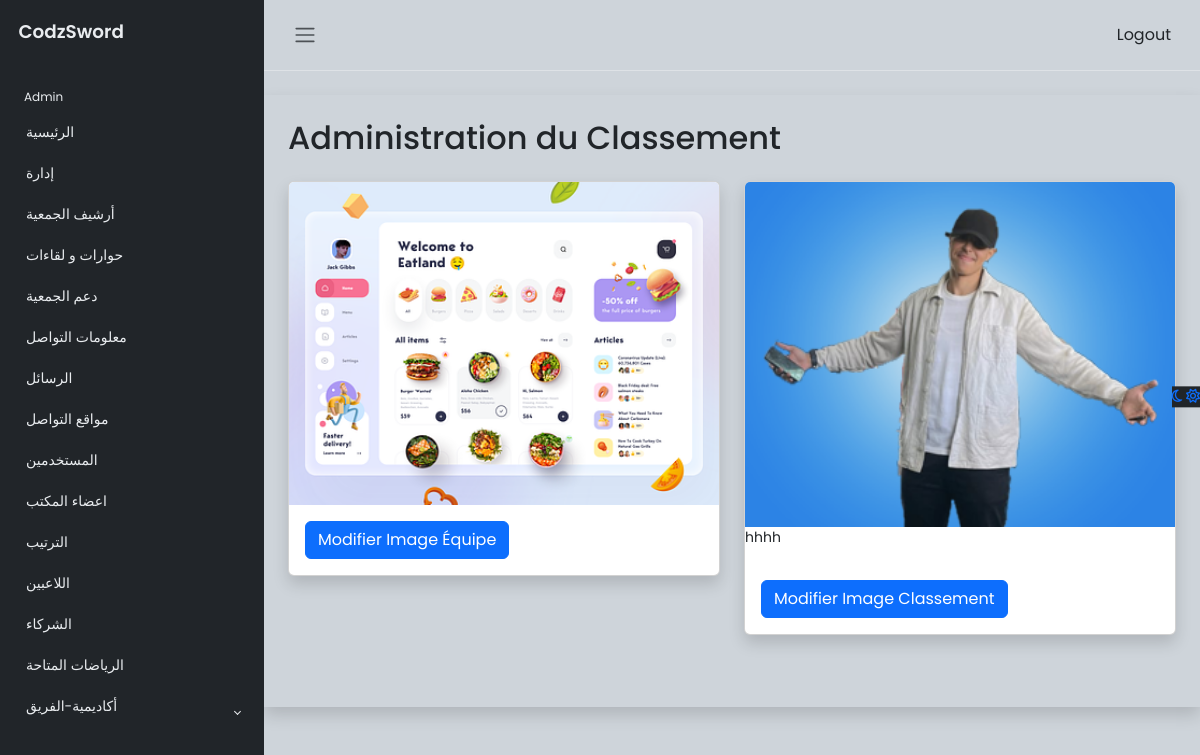
The app's page /admin/classement.php with its own data.
### tables this page shows
CREATE TABLE `classement` (
  `id` int(11) NOT NULL,
  `equipe_image` varchar(255) DEFAULT NULL,
  `classement_image` varchar(255) DEFAULT 'default_image.jpg',
  `description` varchar(255) DEFAULT NULL
);

### admin/classement.php (the view, shortened to what this page needs)
<?php
$servername = "localhost";
$username = "root";
$password = "";
$dbname = "association";
$conn = new mysqli($servername, $username, $password, $dbname);
$sql = "SELECT * FROM classement ORDER BY id DESC LIMIT 1";
$result = $conn->query($sql);
$row = $result->fetch_assoc();
?>
<!DOCTYPE html>
<html lang="fr">
<head>
    <link rel="stylesheet" href="https://stackpath.bootstrapcdn.com/bootstrap/4.5.2/css/bootstrap.min.css">
    <link rel="stylesheet" href="https://cdn.jsdelivr.net/npm/bootstrap@5.3.0-alpha2/dist/css/bootstrap.min.css">
    <link rel="stylesheet" href="css/style.css">
</head>
<body>
<div class="wrapper">
        <aside id="sidebar" class="js-sidebar">
            <div class="h-100">
                <div class="sidebar-logo">
                    <a href="#">CodzSword</a>
                </div>
                <ul class="sidebar-nav">
                    <li class="sidebar-header">
                        Admin
                    </li>
                    <li class="sidebar-item">
                        <a href="index.php" class="sidebar-link">
                            الرئيسية
                        </a>
                    </li>
                    <li class="sidebar-item">
                        <a href="documents.php" class="sidebar-link collapsed">
                            إدارة
                        </a>
                    </li>
                    <li class="sidebar-item">
                        <a href="gallery.php" class="sidebar-link">
                            أرشيف الجمعية
                        </a>
                    </li>
                    <li class="sidebar-item">
                        <a href="actualete.php" class="sidebar-link">
                            حوارات و لقاءات
                        </a>
                    </li>
                    <li class="sidebar-item">
                        <a href="soutenir.php" class="sidebar-link">
                            دعم الجمعية
                        </a>
                    </li>
                    <li class="sidebar-item">
                        <a href="contact.php" class="sidebar-link">
                            معلومات التواصل
                        </a>
                    </li>
                    <li class="sidebar-item">
                        <a href="message.php" class="sidebar-link">
                            الرسائل
                        </a>
                    </li>
                    <li class="sidebar-item">
                        <a href="social.php" class="sidebar-link">
                            مواقع التواصل
                        </a>
                    </li>
                    <li class="sidebar-item">
                        <a href="add_admin.php" class="sidebar-link">
                            المستخدمين
                        </a>
                    </li>
                    <li class="sidebar-item">
                        <a href="admin_members.php" class="sidebar-link">
                            اعضاء المكتب
                        </a>
                    </li>
                    <li class="sidebar-item">
                        <a href="classement.php" class="sidebar-link">
                            الترتيب
                        </a>
                    </li>
                    <li class="sidebar-item">
                        <a href="joueurs.php" class="sidebar-link">
                            اللاعبين
                        </a>
                    </li>
                    <li class="sidebar-item">
                        <a href="sponsor.php" class="sidebar-link">
                            الشركاء
                        </a>
                    </li>
                    <li class="sidebar-item">
                        <a href="type_sport.php" class="sidebar-link">
                            الرياضات المتاحة
                        </a>
                    </li>
                    <li class="sidebar-item">
                        <a href="#" class="sidebar-link collapsed" data-bs-target="#auth" data-bs-toggle="collapse"
                            aria-expanded="false">
                            أكاديمية-الفريق
                        </a>
                    </li>
                </ul>
            </div>
        </aside>
        <div class="main">
            <nav class="navbar navbar-expand px-3 border-bottom">
                <button class="btn" id="sidebar-toggle" type="button">
                    <span class="navbar-toggler-icon"></span>
                </button>
                <div class="navbar-collapse navbar">
                    <ul class="navbar-nav">
                        <li class="nav-item dropdown">
                            <a href="#" data-bs-toggle="dropdown" class="nav-icon pe-md-0">
                                <a href="#" class="btn button">Logout</a>
                            </a>
                        </li>
                    </ul>
                </div>
            </nav>
            <div class="container shadow p-4 mt-4">
    <h2 class="mb-4">Administration du Classement</h2>
    <div class="row">
        <div class="col-lg-6 mb-4">
            <div class="card shadow">
                <?php if (isset($row['equipe_image']) && !empty($row['equipe_image'])): ?>
                    <img src="<?= $row['equipe_image'] ?>" class="card-img-top" alt="Image Équipe">
                    <div class="card-body">
                        <button type="button" class="btn btn-primary" data-toggle="modal" data-target="#editEquipeImageModal">Modifier Image Équipe</button>
                    </div>
                <?php else: ?>
                    <div class="card-body">
                        <p class="card-text">Aucune image d'équipe trouvée.</p>
                    </div>
                <?php endif; ?>
            </div>
        </div>
        <div class="col-lg-6 mb-4">
            <div class="card shadow">
                <?php if (isset($row['classement_image']) && !empty($row['classement_image'])): ?>
                    <img src="<?= $row['classement_image'] ?>" class="card-img-top" alt="Image Classement">
                    <p><?= $row['description'] ?></p>
                    <div class="card-body">
                        <button type="button" class="btn btn-primary" data-toggle="modal" data-target="#editClassementImageModal">Modifier Image Classement</button>
                    </div>
                <?php else: ?>
                    <div class="card-body">
                        <p class="card-text">Aucune image de classement trouvée.</p>
                    </div>
                <?php endif; ?>
            </div>
        </div>
    </div>
</div>
            <a href="#" class="theme-toggle">
                <i class="fa-regular fa-moon"></i>
                <i class="fa-regular fa-sun"></i>
            </a>
        </div>
    </div>
</body>
</html>

### admin/css/style.css (style rules this page uses)
body { font-family: 'Poppins', sans-serif; font-size: 0.875rem; opacity: 1; overflow-y: scroll; margin: 0; }
a { cursor: pointer; text-decoration: none; font-family: 'Poppins', sans-serif; }
li { list-style: none; }
.wrapper { align-items: stretch; display: flex; width: 100%; }
#sidebar { max-width: 264px; min-width: 264px; background: var(--bs-dark); transition: all 0.35s ease-in-out; }
.main { display: flex; flex-direction: column; min-height: 100vh; min-width: 0; overflow: hidden; transition: all 0.35s ease-in-out; width: 100%; background: var(--bs-dark-bg-subtle); }
.sidebar-logo { padding: 1.15rem; }
.sidebar-logo a { color: #e9ecef; font-size: 1.15rem; font-weight: 600; }
.sidebar-nav { list-style: none; margin-bottom: 0; padding-left: 0; margin-left: 0; }
.sidebar-header { color: #e9ecef; font-size: .75rem; padding: 1.5rem 1.5rem .375rem; }
a.sidebar-link { padding: .625rem 1.625rem; color: #e9ecef; position: relative; display: block; font-size: 0.875rem; }
.sidebar-link[data-bs-toggle="collapse"]::after { border: solid; border-width: 0 .075rem .075rem 0; content: ""; display: inline-block; padding: 2px; position: absolute; right: 1.5rem; top: 1.4rem; transform: rotate(-135deg); transition: all .2s ease-out; }
.sidebar-link[data-bs-toggle="collapse"].collapsed::after { transform: rotate(45deg); transition: all .2s ease-out; }
.navbar-expand .navbar-nav { margin-left: auto; }
.card { box-shadow: 0 0 .875rem 0 rgba(34, 46, 60, .05); margin-bottom: 24px; }
.theme-toggle { position: fixed; top: 50%; transform: translateY(-65%); text-align: center; z-index: 10; right: 0; left: auto; border: none; background-color: var(--bs-body-color); }

### records on screen
classement: equipe_image (picture), classement_image (picture), description "hhhh"
